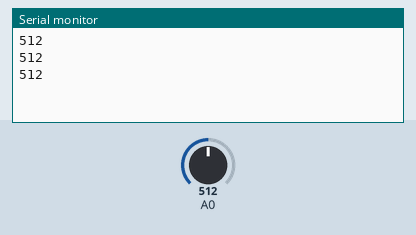
A sketch run on a simulated Arduino Pro Mini, built with avr-gcc and run on an emulated ATmega328P. On the bench: the last lines printed to the serial monitor. The test bench sets the inputs (shaded band); at power-on: A0 = 512.

Above: at 1.3 s.
1.4 s: A0 set to 716
At 1.9 s:
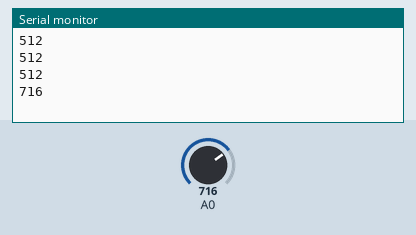
2.9 s: A0 set to 900
At 3.4 s:
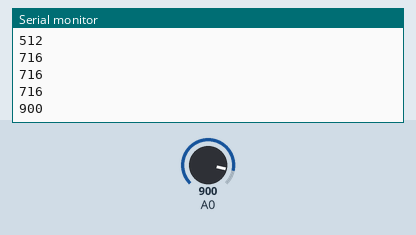
Timing chart, 0 to 5.9 s (numbered marks = the images above; inputs shaded):
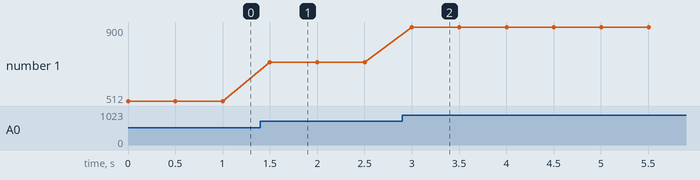

The sketch:

Moisture_inthe_soil.ino
```cpp
  /*******************************************************************************
   * Project  : Moisture                                                         *
   * Compiler : Arduino 1.5.2                                                    *
   * Board    : Arduino Pro mini 328                                             *
   * Module   : Bluetooth Serial Module (HC-07 Slave mode)                       *
   *          : Soil moisture detector module                                    *
   * Author   : Bavensky :3                                                      *
   * E-Mail   : Aphirak_Sang-ngenchai@hotmail.com                                *
   * Date     : 03/05/2014 [dd/mm/yyyy]                                          *
   *******************************************************************************/
  int moisture = 0;                // Variable moisture

  void setup()
  {
    Serial.begin(9600);          // Set baud rate 115200
  }

  void loop()
  {
    moisture = analogRead(A0);      // Read analogpin 0
    Serial.println(moisture);
    //Serial.println((moisture/1024.0)*100);   // Sent moisture to bluetooth
    delay(500);                            // Send data every 0.5 second
  }
```

Measured:
- after the input at 1.4 s, the serial monitor: prints a new line after 0.10 s (image 1)
- after the input at 2.9 s, the serial monitor: prints a new line after 0.10 s (image 2)
- plotted number 1: 512 → 716 after the input at 1.4 s, 716 → 900 after the input at 2.9 s
